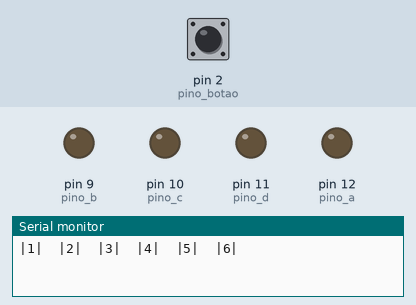
Bench run of a sketch on a simulated Arduino Uno, built with avr-gcc and run on an emulated ATmega328P. Parts: output pins drawn as LEDs (lit = HIGH), the last lines printed to the serial monitor. Inputs (shaded band) come from the test bench; at power-on: pin 2 (pino_botao) HIGH. Random numbers use the default seed unless the sketch sets one.

Above: at 1.2 s.
1.3 s: pin 2 (pino_botao) pulled LOW for 1 s
At 3.5 s:
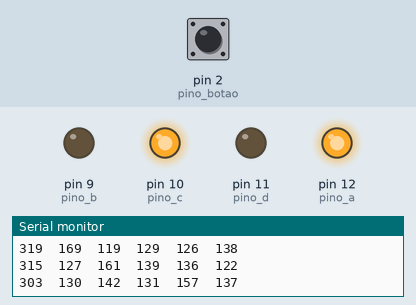
3.9 s: pin 2 (pino_botao) pulled LOW for 3.2 s
At 7.5 s:
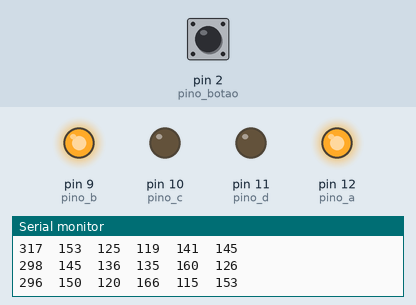
8.6 s: pin 2 (pino_botao) pulled LOW for 0.15 s
At 10.1 s:
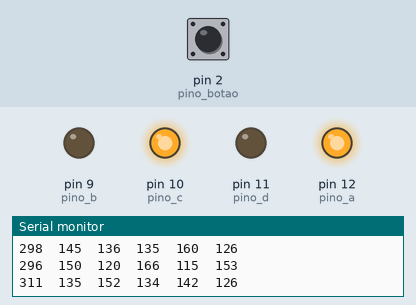
Timing chart, 0 to 11.6 s (numbered marks = the images above; inputs shaded):
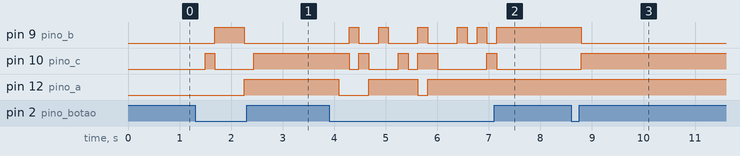

Measured:
- after the input at 1.3 s, pin 9 (pino_b): LOW → HIGH after 0.38 s, → LOW 0.57 s later; pin 10 (pino_c): LOW → HIGH after 0.19 s, → LOW 0.19 s later, → HIGH 0.76 s later; pin 12 (pino_a): LOW → HIGH after 0.95 s
- after the input at 3.9 s, pin 9 (pino_b): LOW → HIGH after 0.39 s, → LOW 0.19 s later, → HIGH 0.38 s later, → LOW 0.19 s later, … (11 changes in this stretch); pin 10 (pino_c): HIGH → LOW after 0.39 s, → HIGH 0.19 s later, → LOW 0.19 s later, → HIGH 0.57 s later, … (9 changes in this stretch)
- after the input at 8.6 s, pin 9 (pino_b): HIGH → LOW after 0.19 s; pin 10 (pino_c): LOW → HIGH after 0.19 s

The sketch:

dado_eletronico_p.2.ino
```cpp
//Pinos responsáveis pelo código BCD
const int pino_a = 12;
const int pino_b = 9;
const int pino_c = 10;
const int pino_d = 11;

//Pino para o botão de sorteio
const int pino_botao = 2 ;

int  leitura_botao, resultado, i, resultado_1 = 0, resultado_2 = 0, resultado_3 = 0, resultado_4 = 0, resultado_5 = 0, resultado_6 = 0; //  variáveis para leitura do botão

void setup() {
  Serial.begin(9600);
  //Configuraçao dos pinos do código BCD
  pinMode(pino_a, OUTPUT); //digito menos significativo
  pinMode(pino_b, OUTPUT);
  pinMode(pino_c, OUTPUT);
  pinMode(pino_d, OUTPUT); //digito mais significativo

  pinMode(pino_botao, INPUT_PULLUP); //pino para o botão de sorteio

  Serial.println("|1|\t|2|\t|3|\t|4|\t|5|\t|6|");
}

void loop() {
  leitura_botao = digitalRead(pino_botao); // leitura do botão
  if (leitura_botao == LOW) {  // verifica se o botão foi pressionado
    resultado_1 = 0;
    resultado_2 = 0;
    resultado_3 = 0;
    resultado_4 = 0;
    resultado_5 = 0;
    resultado_6 = 0;
    delay(10); // delay de 100 ms para que o código não fique sorteando diversos números
    for (i = 0; i < 1000; i++) {
      resultado = random(1, 7); // sorteia valores de 1 a 6
      if (resultado != 1) {
        resultado = random(1, 7); // sorteia valores de 1 a 6
      }
      if (resultado == 1) {
        resultado_1 ++;
      }
      else if (resultado == 2) {
        resultado_2 ++;
      }
      else if (resultado == 3) {
        resultado_3 ++;
      }
      else if (resultado == 4) {
        resultado_4 ++;
      }
      else if (resultado == 5) {
        resultado_5 ++;
      }
      else if (resultado == 6) {
        resultado_6 ++;
      }
    }
    Serial.print(resultado_1);
    Serial.print("\t"); // tabulação
    Serial.print(resultado_2);
    Serial.print("\t"); // tabulação
    Serial.print(resultado_3);
    Serial.print("\t"); // tabulação
    Serial.print(resultado_4);
    Serial.print("\t"); // tabulação
    Serial.print(resultado_5);
    Serial.print("\t"); // tabulação
    Serial.println(resultado_6);
    switch (resultado) { // verifica em qual case o valor da variável resultado é igual
      case 1: // aciona os pinos para o dígito 1, caso o valor da váriavel resultado seja igual a 1
        digitalWrite(pino_a, HIGH);
        digitalWrite(pino_b, LOW);
        digitalWrite(pino_c, LOW);
        digitalWrite(pino_d, LOW);
        break; // encerra o switch

      case 2: // aciona os pinos para o dígito 2, caso o valor da váriavel resultado seja igual a 2
        digitalWrite(pino_a, LOW);
        digitalWrite(pino_b, HIGH);
        digitalWrite(pino_c, LOW);
        digitalWrite(pino_d, LOW);
        break; // encerra o switch

      case 3: // aciona os pinos para o dígito 3, caso o valor da váriavel resultado seja igual a 3
        digitalWrite(pino_a, HIGH);
        digitalWrite(pino_b, HIGH);
        digitalWrite(pino_c, LOW);
        digitalWrite(pino_d, LOW);
        break; // encerra o switch

      case 4: // aciona os pinos para o dígito 4, caso o valor da váriavel resultado seja igual a 4
        digitalWrite(pino_a, LOW);
        digitalWrite(pino_b, LOW);
        digitalWrite(pino_c, HIGH);
        digitalWrite(pino_d, LOW);
        break; // encerra o switch

      case 5: // aciona os pinos para o dígito 5, caso o valor da váriavel resultado seja igual a 5
        digitalWrite(pino_a, HIGH);
        digitalWrite(pino_b, LOW);
        digitalWrite(pino_c, HIGH);
        digitalWrite(pino_d, LOW);
        break; // encerra o switch

      case 6: // aciona os pinos para o dígito 6, caso o valor da váriavel resultado seja igual a 6
        digitalWrite(pino_a, LOW);
        digitalWrite(pino_b, HIGH);
        digitalWrite(pino_c, HIGH);
        digitalWrite(pino_d, LOW);
        break; // encerra o switch
    }
  }
}
```
